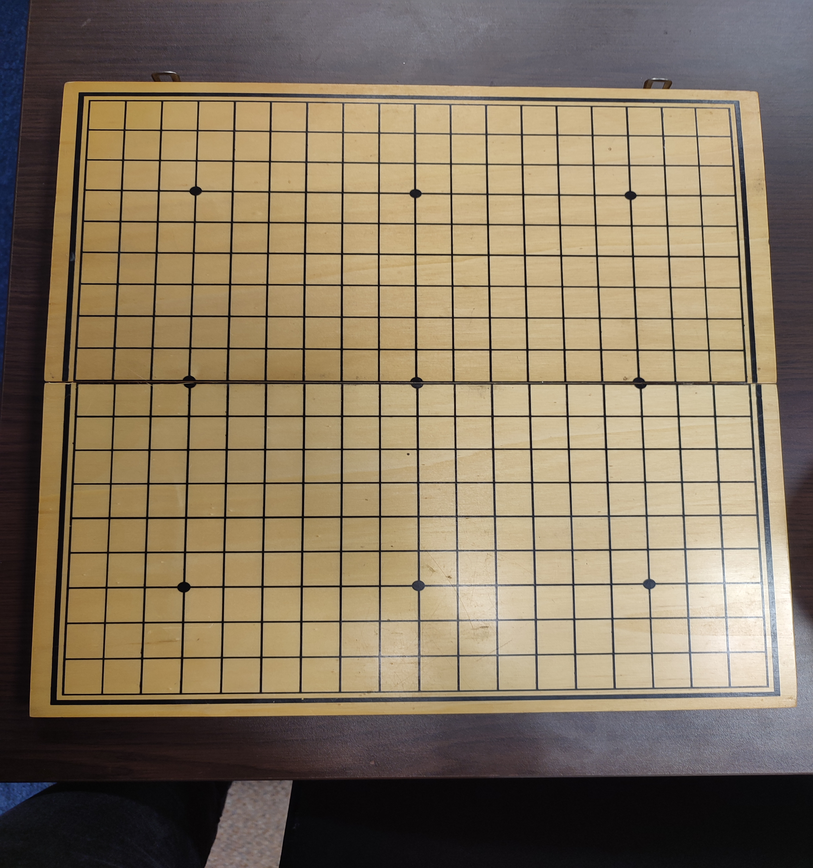
#> input picture plateauideal.png, 813 x 868 px, shrunk from 1500 x 1600 before the run, found by its file name
$ python 'transformée de hought.py'
#> lines starting #> are read from the running program, lines starting #| are printed output that depends on the picture; after the words box and inside, x2 and y2 are one past the last pixel; in counts of white or black regions, pixels touching at a corner belong together
import cv2
import numpy as np

def hough_transform(image_path):
    # Lire l'image en niveaux de gris
#> called with image_path = 'plateauideal.png'
    image = cv2.imread(image_path, 0)
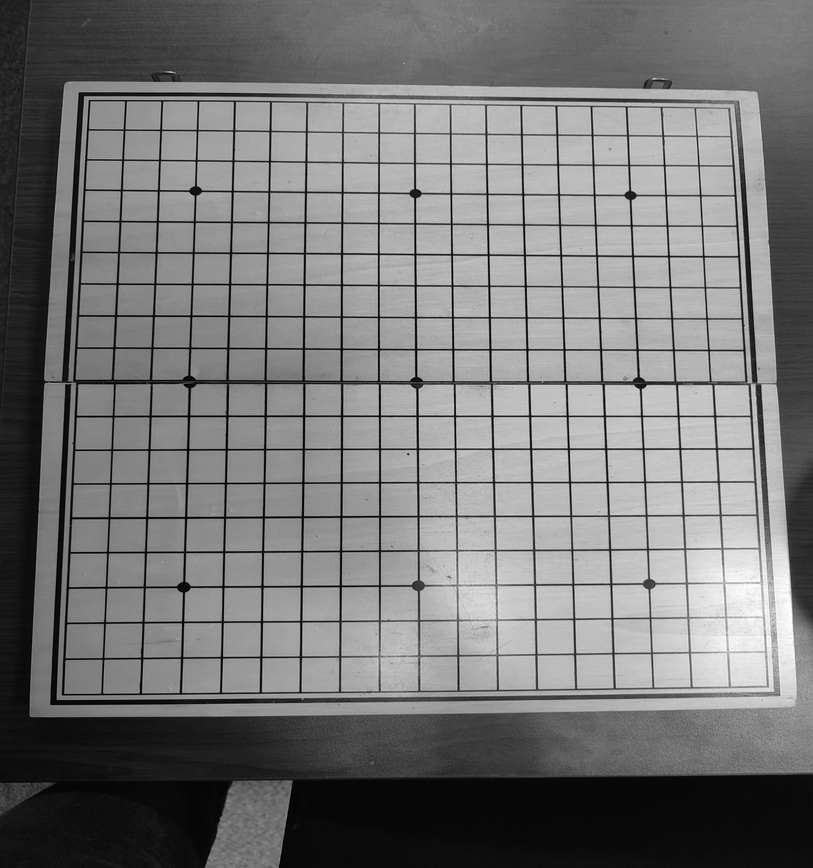
#> image: shape (868, 813); min 0, max 254, mean 119.1

    # Appliquer l'algorithme de Canny pour détecter les contours
    edges = cv2.Canny(image, 50, 150, apertureSize=3)
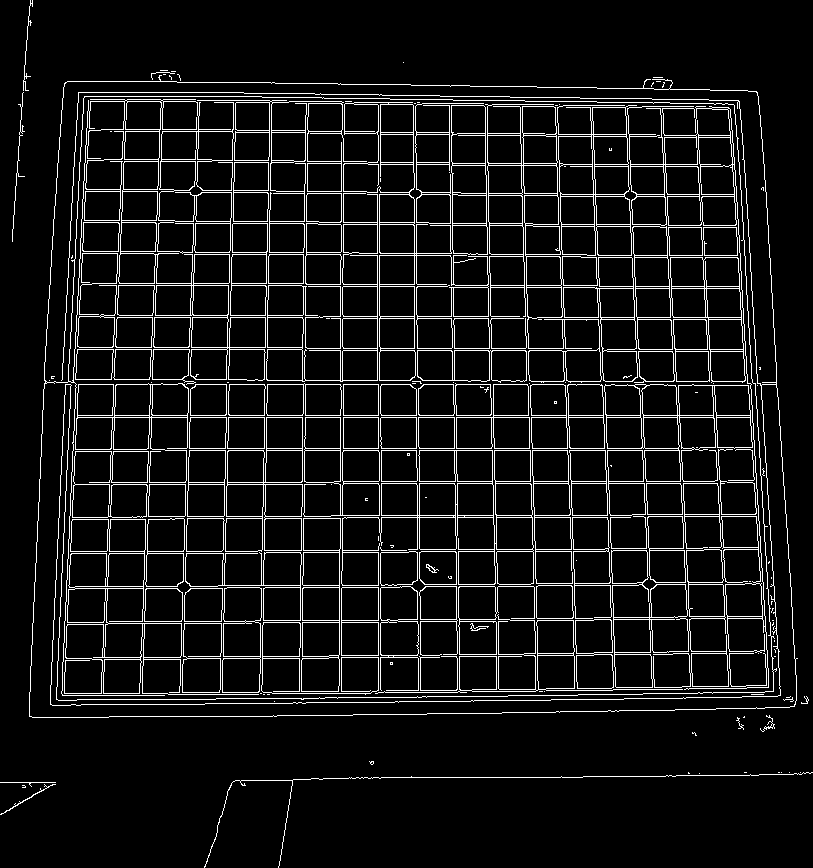
#> edges: shape (868, 813); 7.8% white in thin lines or dots

    # Appliquer la transformée de Hough pour détecter les lignes
    lines = cv2.HoughLines(edges, 1, np.pi/180, 200)
#> lines = 118 rows, first 8: [417, 1.57], [415, 1.57], [450, 1.57], [384, 1.57], [448, 1.57], [271, 0.0175], [317, 1.57], [166, 0.0349]

    # Initialiser le compteur d'intersections
    intersection_count = 0

    if lines is not None:
        for rho, theta in lines[:, 0]:
            a = np.cos(theta)
            b = np.sin(theta)
            x0 = a * rho
            y0 = b * rho
            x1 = int(x0 + 1000 * (-b))
            y1 = int(y0 + 1000 * (a))
            x2 = int(x0 - 1000 * (-b))
            y2 = int(y0 - 1000 * (a))
            cv2.line(image, (x1, y1), (x2, y2), (0, 0, 255), 2)
#> this loop made 118 passes
#> (rho, theta, a, b, x0, y0, x1, y1) on passes 1 to 12: (417, 1.57, -4.37e-08, 1, -1.82e-05, 417, -1000, 416), (415, 1.57, -4.37e-08, 1, -1.81e-05, 415, -1000, 414), (450, 1.57, -4.37e-08, 1, -1.97e-05, 450, -1000, 449), (384, 1.57, -4.37e-08, 1, -1.68e-05, 384, -1000, 383), (448, 1.57, -4.37e-08, 1, -1.96e-05, 448, -1000, 447), (271, 0.0175, 1, 0.0175, 271, 4.73, 253, 1004), (317, 1.57, -4.37e-08, 1, -1.39e-05, 317, -1000, 316), (166, 0.0349, 0.999, 0.0349, 165.9, 5.79, 130, 1005), (-448, 3.12, -1, 0.0175, 447.9, -7.82, 430, -1007), (-446, 3.12, -1, 0.0175, 445.9, -7.78, 428, -1007), (481, 1.57, -4.37e-08, 1, -2.1e-05, 481, -1000, 480), (721, 1.55, 0.0175, 1, 12.58, 720.9, -987, 738)
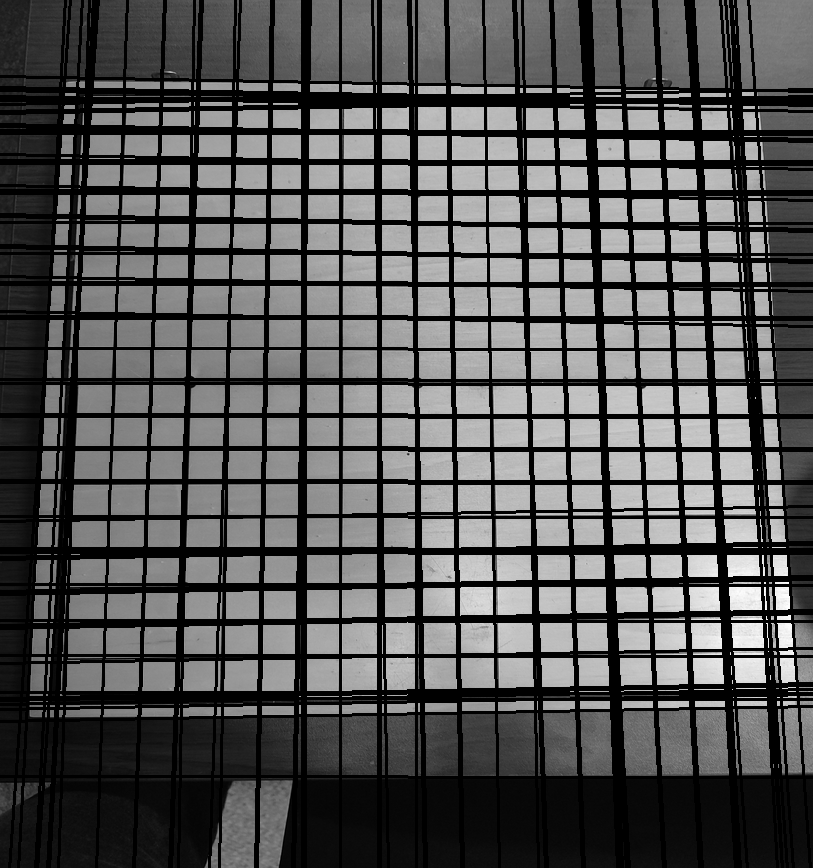
#> image: shape (868, 813); min 0, max 254, mean 84.5

        # Trouver les intersections entre les lignes détectées
        for i in range(len(lines)):
            for j in range(i+1, len(lines)):
                rho1, theta1 = lines[i][0]
                rho2, theta2 = lines[j][0]
                A = np.array([
                    [np.cos(theta1), np.sin(theta1)],
                    [np.cos(theta2), np.sin(theta2)]
                ])
                b = np.array([[rho1], [rho2]])
                intersection_point = np.linalg.solve(A, b)
                if (0 <= intersection_point[0] < image.shape[1]) and (0 <= intersection_point[1] < image.shape[0]):
                    intersection_count += 1
                    cv2.circle(image, (int(intersection_point[0]), int(intersection_point[1])), 5, (0, 255, 0), -1)
#> this loop made 6 passes
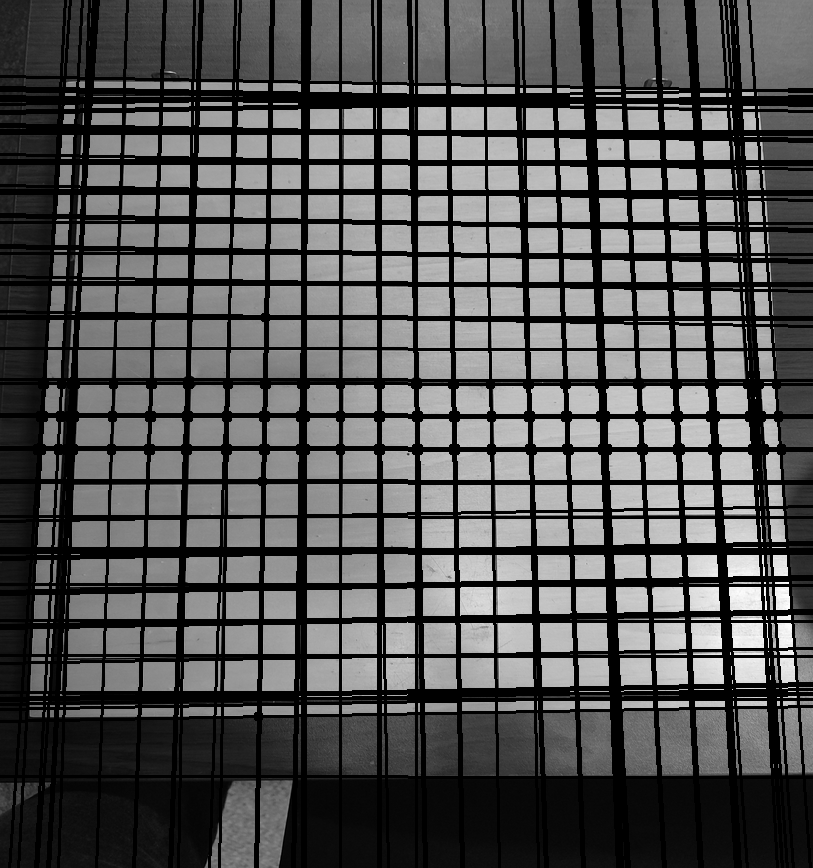
#> image: shape (868, 813); 0.29% of pixels changed, all inside (x1, y1, x2, y2) = (33, 313, 786, 721)
#> after the loop, intersection_count = 278

    # Afficher l'image avec les lignes et les intersections détectées
    cv2.imshow("Hough Lines and Intersections", image)
    cv2.waitKey(0)
    cv2.destroyAllWindows()

    return intersection_count

# Chemin vers l'image à traiter
image_path = "plateauideal.png"

# Appel de la fonction pour détecter les lignes et compter les intersections
#> (the run stopped early here; a loop or call above may not have finished)

$ run again, with 3.jpg saved as plateauideal.png
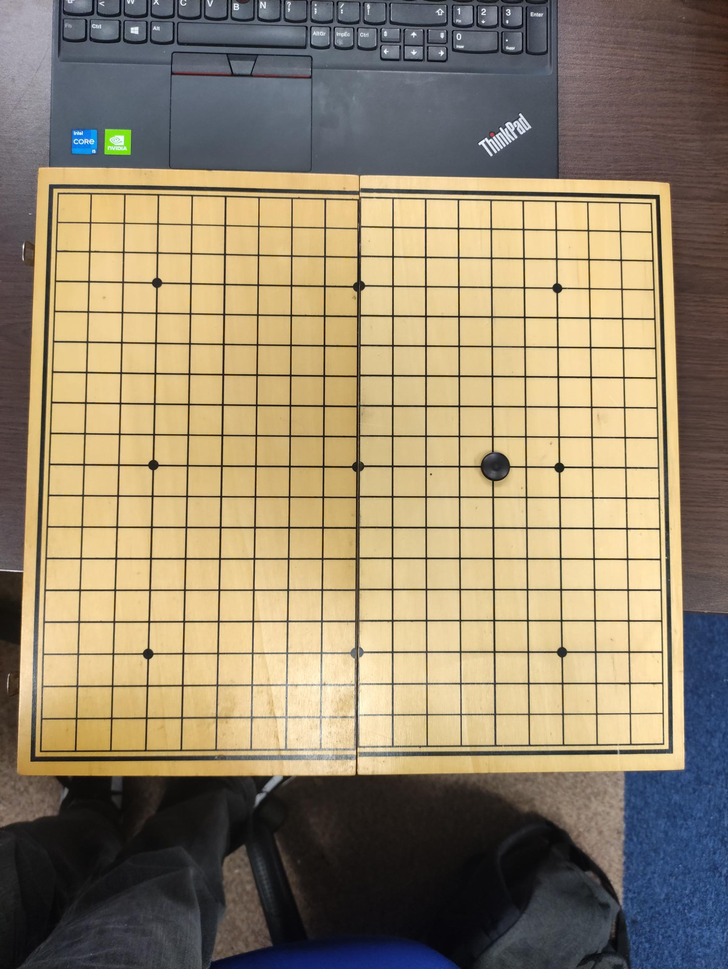
#> input picture 3.jpg, 728 x 969 px, shrunk from 1736 x 2312 before the run, found by its file name
#> in hough_transform, `edges = cv2.Canny(image, 50, 150, apertureSize=3)`:
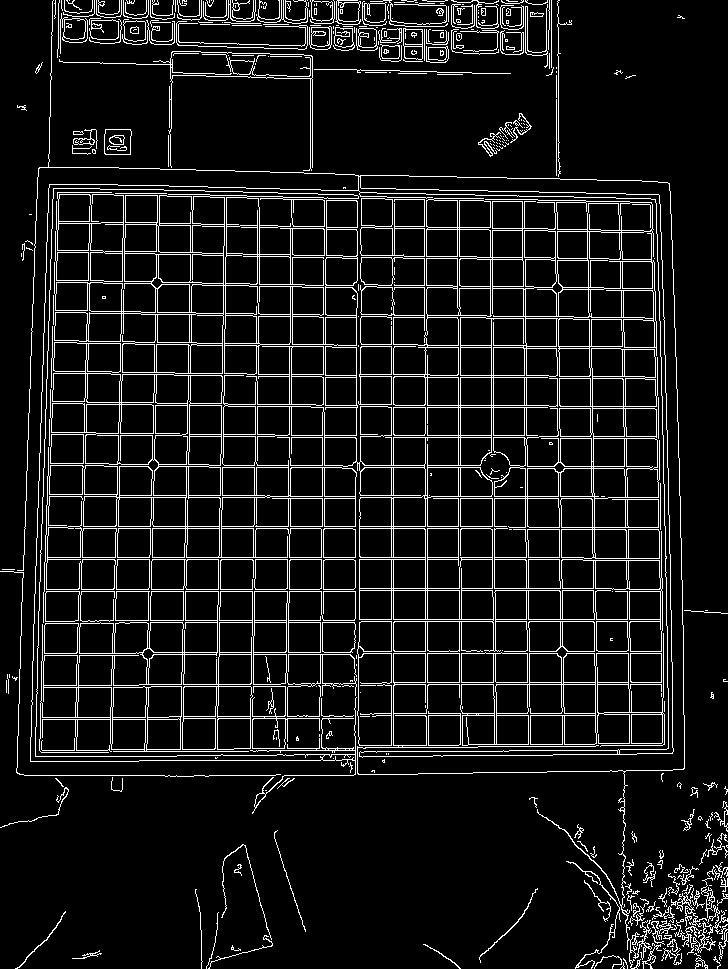
#> edges: shape (969, 728); 9% white in thin lines or dots
#> lines = 129 rows, first 8: [557, 1.57], [559, 1.57], [43, 0.0349], [228, 0.0175], [230, 0.0175], [-585, 3.12], [391, 0], [309, 1.59]
#> the loop in hough_transform, `for rho, theta in lines[:, 0]:` made 129 passes
#> (rho, theta, a, b, x0, y0, x1, y1) on passes 1 to 8: (557, 1.57, -4.37e-08, 1, -2.43e-05, 557, -1000, 556), (559, 1.57, -4.37e-08, 1, -2.44e-05, 559, -1000, 558), (43, 0.0349, 0.999, 0.0349, 42.97, 1.5, 8, 1000), (228, 0.0175, 1, 0.0175, 228, 3.98, 210, 1003), (230, 0.0175, 1, 0.0175, 230, 4.01, 212, 1003), (-585, 3.12, -1, 0.0175, 584.9, -10.21, 567, -1010), (391, 0, 1, 0, 391, 0, 391, 1000), (309, 1.59, -0.0175, 1, -5.39, 309, -1005, 291)
#> the loop in hough_transform, `for i in range(len(lines)):` made 3 passes
#> after the loop in hough_transform, `for i in range(len(lines)):`:
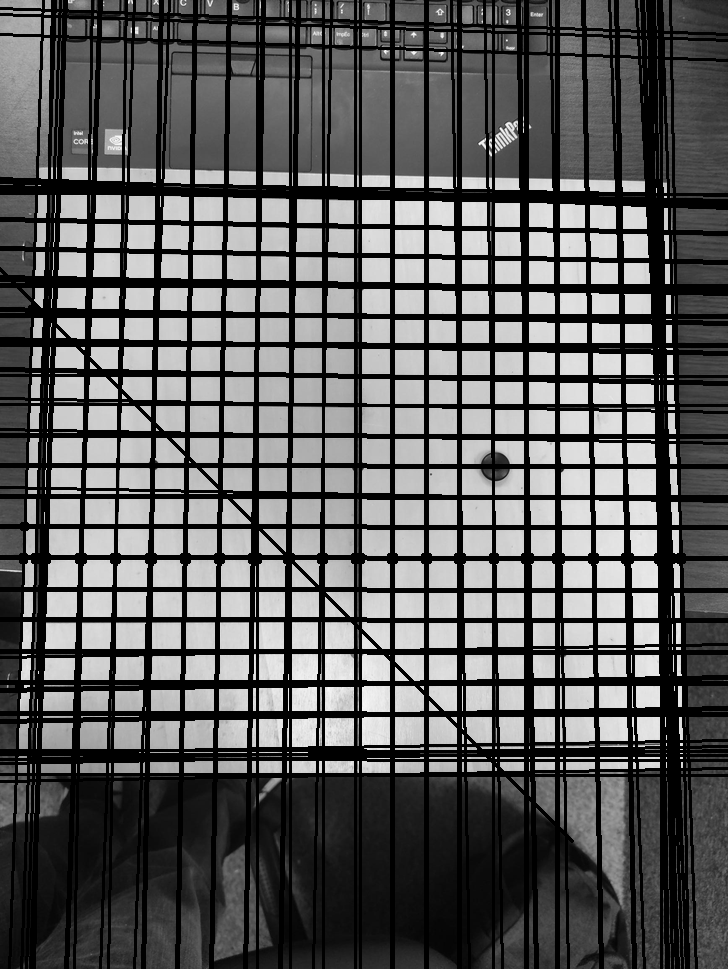
#> image: shape (969, 728); min 0, max 254, mean 91.6
#> after the loop in hough_transform, `for i in range(len(lines)):`: intersection_count = 127
